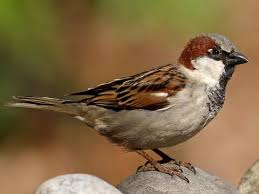
#> input picture image1.png, 259 x 194 px
$ python 'ex1-2(HOG).py'   (older library calls are emulated)
#> lines starting #> are read from the running program, lines starting #| are printed output that depends on the picture; long printed decimals are rounded
import cv2
import numpy as np

# --- Step 1: Preprocess the Data (Resize to 64 x 128) ---
# Load image (grayscale for HOG)
image = cv2.imread('image1.png', cv2.IMREAD_GRAYSCALE)  # Replace with your file path
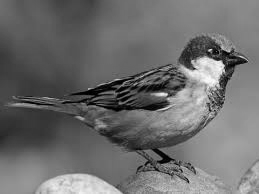
#> image: shape (194, 259); min 0, max 252, mean 108.9
if image is None:
    print("Error: Image not found.")
    exit()

# Resize to 64x128 (standard HOG window size)
image = cv2.resize(image, (64, 128))
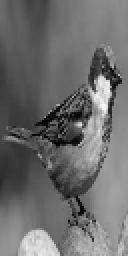
#> image: shape (128, 64) (shown 2 times larger); min 1, max 247, mean 108.8

# --- Step 2: Calculate Gradients (direction x and y) ---
# Use Sobel operator to find gradients
gx = cv2.Sobel(np.float32(image), cv2.CV_32F, 1, 0, ksize=1)
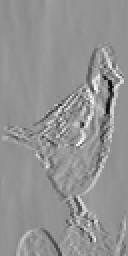
#> gx: shape (128, 64) float32 (shown 2 times larger); min -214, max 160, mean 1.8; drawn with min black and max white
gy = cv2.Sobel(np.float32(image), cv2.CV_32F, 0, 1, ksize=1)
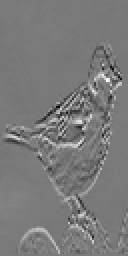
#> gy: shape (128, 64) float32 (shown 2 times larger); min -168, max 183, mean 1; drawn with min black and max white

# --- Step 3: Calculate Magnitude and Orientation ---
magnitude, angle = cv2.cartToPolar(gx, gy, angleInDegrees=True)
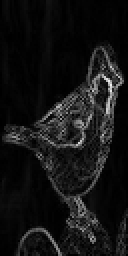
#> magnitude: shape (128, 64) float32 (shown 2 times larger); min 0, max 242.9, mean 20.1
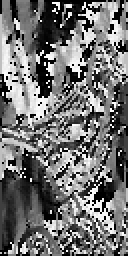
#> angle: shape (128, 64) float32 (shown 2 times larger); min 0, max 359.4, mean 160.5; drawn with min black and max white

# --- Step 4: Calculate Histogram of Gradients in 8×8 cells ---
cell_size = (8, 8)
num_bins = 9  # 0-180 degrees divided into 9 bins

# Compute number of cells
cell_x = image.shape[1] // cell_size[1]
#> cell_x = 8
cell_y = image.shape[0] // cell_size[0]
#> cell_y = 16

# Create an array to store histogram for each cell
hist = np.zeros((cell_y, cell_x, num_bins))

# Compute histogram per cell
for i in range(cell_y):
    for j in range(cell_x):
        # Extract cell
        mag_cell = magnitude[i*8:(i+1)*8, j*8:(j+1)*8]
        ang_cell = angle[i*8:(i+1)*8, j*8:(j+1)*8]

        # Create histogram for the cell
        bin_indices = np.int32(ang_cell / 20) % num_bins  # Each bin covers 20 degrees
        for b in range(num_bins):
            hist[i, j, b] = np.sum(mag_cell[bin_indices == b])

# --- Step 5: Normalize gradients in 16×16 blocks ---
# Each block = 2x2 cells
block_size = (2, 2)
eps = 1e-5  # small value to avoid division by zero
hog_features = []

for i in range(cell_y - 1):
    for j in range(cell_x - 1):
        block = hist[i:i+2, j:j+2, :].ravel()
        norm = np.sqrt(np.sum(block**2) + eps**2)
        block = block / norm
        hog_features.append(block)
#> after the loop, hog_features = 105 items

hog_features = np.concatenate(hog_features)
#> hog_features = 3780 values, max 0.855 at index 3305, min 0 at index 5, mean 0.109

# --- Step 6: Features for the Complete Image ---
print("HOG feature vector length:", len(hog_features))
#| HOG feature vector length: 3780
print("Feature vector (first 20 values):", hog_features[:20])
#| Feature vector (first 20 values): [0.4904 0.00533  0.003371 0.00533  0.002384 0.
#|  0.01011 0.         0.3178 0.1549 0.         0.01011
#|  0.0227 0.01192 0.01508 0.04738 0.1922 0.4901
#|  0.1958 0.03525  ]

# Optional visualization (show original and gradient magnitude)
cv2.imshow('Original Image', image)
cv2.imshow('Gradient Magnitude', cv2.convertScaleAbs(magnitude))
cv2.waitKey(0)
cv2.destroyAllWindows()

$ run again, with image2.png copied over image1.png
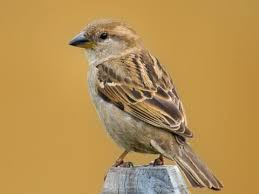
#> input picture image2.png, 259 x 194 px
#> `magnitude, angle = cv2.cartToPolar(gx, gy, angleInDegrees=True)`:
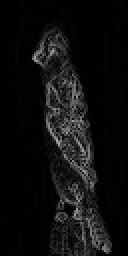
#> magnitude: shape (128, 64) float32 (shown 2 times larger); min 0, max 179.7, mean 14.9
#> `magnitude, angle = cv2.cartToPolar(gx, gy, angleInDegrees=True)`:
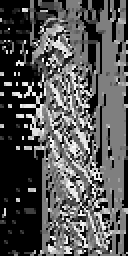
#> angle: shape (128, 64) float32 (shown 2 times larger); min 0, max 359.5, mean 120.2; drawn with min black and max white
#> after the loop `for i in range(cell_y - 1):`: hog_features = 105 items
#> `hog_features = np.concatenate(hog_features)`: hog_features = 3780 values, max 0.815 at index 102, min 0 at index 3, mean 0.0942
#| HOG feature vector length: 3780
#| Feature vector (first 20 values): [0.3346 0.02201 0.08351 0.         0.02952   0.
#|  0.         0.         0.         0.574 0.         0.1113
#|  0.         0.03937 0.02201 0.06959 0.03548 0.03112
#|  0.3149 0.08803]
